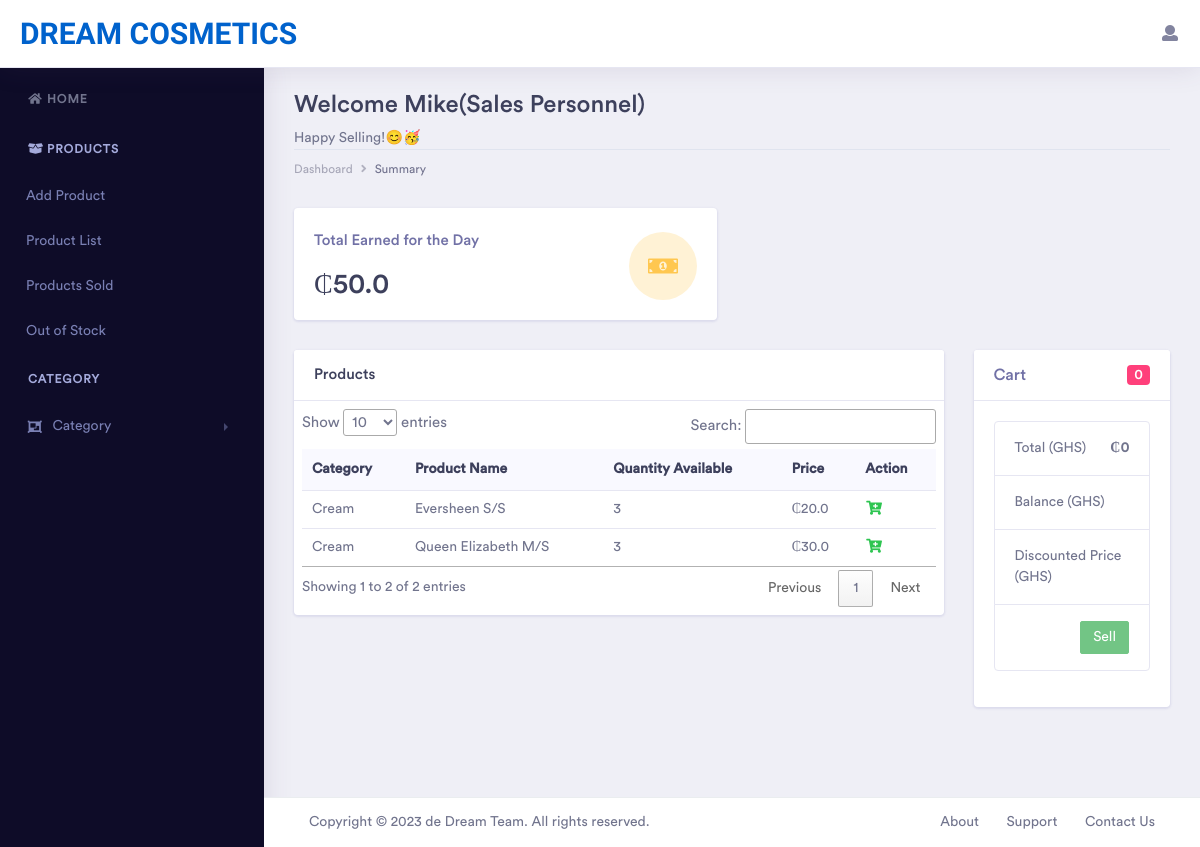
/ (signed in), run on an earlier commit of the app's database.
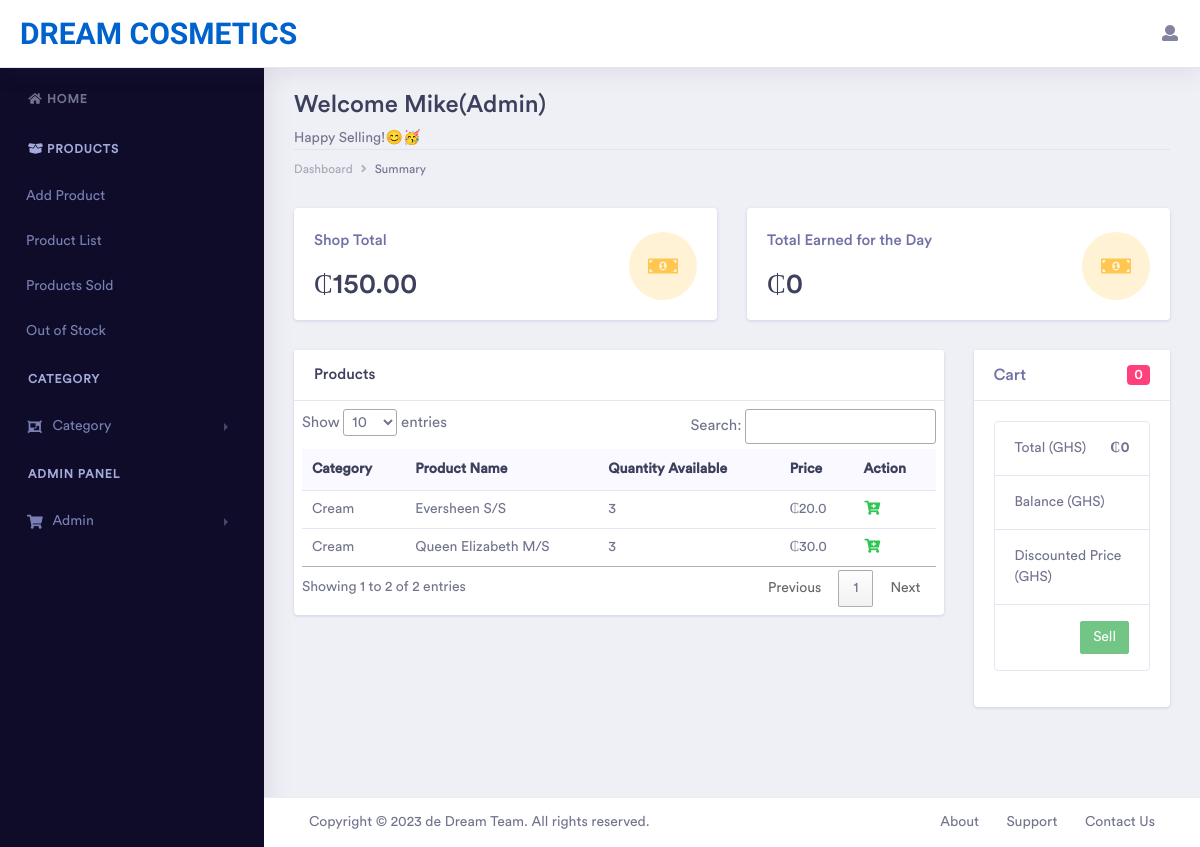
And on a later commit of the database.
### pos_app/models.py (models this page shows, shortened)
class StoreInfo(models.Model):
    name = models.CharField(max_length=200, null=False, blank=False)
    domain = models.CharField(max_length=200, null=False, blank=False)
    has_cashier = models.BooleanField(default=False, null=True, blank=True)
    address = models.CharField(max_length=250, null=True, blank=True)
    shop_contact = models.PositiveBigIntegerField(null=True, blank=False)
    shop_email = models.EmailField(null=True, blank=True)
    shop_receipt_generation_prefix = models.CharField(max_length=100, null=True, blank=True)
    code = models.PositiveIntegerField(null=False, blank=False)

class CustomUser(AbstractUser):
    first_name = models.CharField(max_length=200, blank=False, null=False)
    last_name = models.CharField(max_length=200, blank=False, null=False)
    username = models.CharField(max_length=200, null=False, blank=False, unique=True)
    domain = models.CharField(max_length=100, null=False, blank=False)
    email = models.EmailField(null=True, blank=True)
    choices = (
        ("Sales Personnel", "Sales Personnel"),
        ("Admin", "Admin"),
        ("Cashier", "Cashier"),
    )
    role = models.CharField(max_length=200, null=False, blank=False, choices=choices, default="Sales Personnel")
    phone_number = models.PositiveBigIntegerField(blank=True, null=True)
    password1 = models.CharField(max_length=100, null=False, blank=False)
    password2 = models.CharField(max_length=100, null=False, blank=False)

class Product(models.Model):
    user = models.ForeignKey(CustomUser, on_delete=models.CASCADE)
    category = models.ForeignKey(Category, on_delete=models.CASCADE)
    domain = models.CharField(max_length=250, null=False, blank=False)
    name = models.CharField(max_length=250, null=False, blank=False)
    price = models.FloatField(null=False, blank=False)
    cost_price = models.FloatField(null=False, blank=True, default=0.0)
    quantity_available = models.PositiveIntegerField(null=False, blank=False)
    choices = (
        ("S/S", "S/S"),
        ("Q/S", "Q/S"),
        ("M/S", "M/S"),
        ("A/S", "A/S"),
        ("B/S", "B/S"),
        ("E/L", "E/L")
    )
    size = models.CharField(max_length=200, choices=choices)
    date_added = models.DateTimeField(auto_now_add=True)

class Category(models.Model):
    user = models.ForeignKey(CustomUser, on_delete=models.CASCADE)
    name = models.CharField(max_length=250, null=False, blank=False)
    domain = models.CharField(max_length=250, null=False, blank=False)
    description = models.CharField(max_length=250, null=True)
    status = models.BooleanField(default=1)
    date_added = models.DateTimeField(auto_now_add=True)
    def __str__(self):
        return self.name

### pos_app/views.py (the view, shortened to what this page needs)
# urls.py: 2. Add a URL to urlpatterns:  path('', views.home, name='home')
@login_required(login_url='login')
def home(request):
    user = models.CustomUser.objects.get(id=request.user.id)
    shop = models.StoreInfo.objects.get(domain=user.domain)
    shop_name = shop.name
    products = models.Product.objects.filter(domain=user.domain).order_by('name')
    day_sales = models.DaysSale.objects.filter(domain=user.domain)
    cart = models.Cart.objects.filter(domain=user.domain)
    cart_count = models.Cart.objects.filter(domain=user.domain).count()
    total = 0
    shop_total = 0
    day_total = 0
    for item in cart:
        total += item.product_qty * item.product.price
    for product in products:
        shop_total += product.quantity_available * product.price
    for sale in day_sales:
        day_total += sale.total_price
    context = {
        'products': products,
        'cart_items': cart,
        'count': cart_count,
        'cart_total': total,
        'shop_total': '{:,.2f}'.format(shop_total),
        'day_total': day_total,
        'shop_name': shop_name,
        'shop': shop
    }
    if user.role == "Cashier":
        return redirect('checkouts')
    else:
        return render(request, "layouts/index.html", context=context)

### pos_app/templates/layouts/index.html (shortened to what this page needs)
{% extends 'base.html' %}
{% block content %}
    <div class="dashboard-main-wrapper">
        {% include 'inc/header.html' %}
        {% include 'inc/sidenav.html' %}
        <div class="dashboard-wrapper">
            <div class="dashboard-ecommerce">
                <div class="container-fluid dashboard-content ">
                    <div class="row">
                        <div class="col-xl-12 col-lg-12 col-md-12 col-sm-12 col-12">
                            <div class="page-header">
                                <h2 class="pageheader-title">Welcome {{ request.user.first_name }}({{ request.user.role }}) </h2>
                                <span>Happy Selling!😊🥳</span>
                                <div class="page-breadcrumb">
                                    <nav aria-label="breadcrumb">
                                        <ol class="breadcrumb">
                                            <li class="breadcrumb-item"><a href="#" class="breadcrumb-link">Dashboard</a></li>
                                            <li class="breadcrumb-item active" aria-current="page">Summary</li>
                                        </ol>
                                    </nav>
                                </div>
                            </div>
                        </div>
                    </div>
                    <div class="ecommerce-widget">
                        <div class="row">
                            {% if request.user.role == "Admin" %}
                            <div class="col-xl-6 col-lg-6 col-md-6 col-sm-12 col-12">
                                <div class="card">
                                    <div class="card-body">
                                        <div class="d-inline-block">
                                            <h5 class="text-muted">Shop Total</h5>
                                            <h2 class="mb-0">₵{{ shop_total }}</h2>
                                        </div>
                                        <div class="float-right icon-circle-medium  icon-box-lg  bg-brand-light mt-1">
                                            <i class="fa fa-money-bill-alt fa-fw fa-sm text-brand"></i>
                                        </div>
                                    </div>
                                </div>
                            </div>
                            {% endif %}
                            <div class="col-xl-6 col-lg-6 col-md-6 col-sm-12 col-12">
                                <div class="card">
                                    <div class="card-body">
                                        <div class="d-inline-block">
                                            <h5 class="text-muted">Total Earned for the Day</h5>
                                            <h2 class="mb-0">₵{{ day_total }}</h2>
                                        </div>
                                        <div class="float-right icon-circle-medium  icon-box-lg  bg-brand-light mt-1">
                                            <i class="fa fa-money-bill-alt fa-fw fa-sm text-brand"></i>
                                        </div>
                                    </div>
                                </div>
                            </div>
                        </div>
                        <div class="row">
                            <div class="col-xl-9 col-lg-12 col-md-6 col-sm-12 col-12">
                                <div class="card">
                                    <h5 class="card-header">Products</h5>
                                    <div class="card-body p-2">
                                        <div class="table-responsive">
                                            <table class="table" id="myTable">
                                                <thead class="bg-light">
                                                    <tr class="border-0">
                                                        <th class="border-0">Category</th>
                                                        <th class="border-0">Product Name</th>
                                                        <th class="border-0">Quantity Available</th>
                                                        <th class="border-0">Price</th>
                                                        <th class="border-0">Action</th>
                                                    </tr>
                                                </thead>
                                                <tbody class="table-body">
                                                    {% if products %}
                                                        {% for product in products %}
                                                            <tr>
                                                                <td>{{ product.category }}</td>
                                                                <td>{{ product.name | capfirst }} {{ product.size }}</td>
                                                                {% if product.quantity_available == 0 %}
                                                                    <td><small class="badge badge-danger">Out of stock</small></td>
                                                                {% else %}
                                                                    <td>{{ product.quantity_available }}</td>
                                                                {% endif %}
                                                                <td>₵{{ product.price }}</td>
                                                                <td class="addToCartFromHome"><i class="fa fa-fw fa-cart-plus text-success"></i></td>
                                                            </tr>
                                                        {% endfor %}
                                                    {% endif %}
                                                </tbody>
                                            </table>
                                        </div>
                                    </div>
                                </div>
                            </div>
                            <div class="col-xl-3 col-lg-6 col-md-6 col-sm-12 col-12">
                                <div class="cart-box">
                                <div class="card">
                                    <div class="card-header">
                                        <h4 class="d-flex justify-content-between align-items-center mb-0">
                                                    <span class="text-muted">Cart</span>
                                      <span class="badge badge-secondary badge-pill">{{ count }}</span>
                                             </h4>
                                    </div>
                                    <div class="card-body">
                                        <form action="" method="post">
                                        <ul class="list-group mb-3">
                                            <li class="list-group-item d-flex justify-content-between">
                                                <span>Total (GHS)</span>
                                                <strong class="cart-total">₵{{ cart_total }}</strong>
                                            </li>
                                            {% if not shop.has_cashier %}
                                            <li style="display: none" class="list-group-item d-flex justify-content-between balance-row">
                                                <span>Balance (GHS)</span>
                                            </li>
                                            <li style="display: none" class="list-group-item d-flex justify-content-between discount-row">
                                                <span>Discounted Price (GHS)</span>
                                            </li>
                                            {% endif %}
                                            <li class="list-group-item d-flex justify-content-end">
                                                {% if cart_items %}
                                                    {% if shop.has_cashier %}
                                                        <a href="{% url 'send_to_cashier' %}" type="submit" class="btn btn-sm btn-success">Send to Cashier</a>
                                                    {% else %}
                                                        <button type="submit" class="btn btn-sm btn-success">Sell</button>
                                                    {% endif %}
                                                {% else %}
                                                    <button disabled class="btn btn-sm btn-success">Sell</button>
                                                {% endif %}
                                            </li>
                                        </ul>
                                        </form>
                                    </div>
                                </div>
                                </div>
                            </div>
                        </div>
                    </div>
                </div>
            </div>
            <div class="footer">
                <div class="container-fluid">
                    <div class="row">
                        <div class="col-xl-6 col-lg-6 col-md-6 col-sm-12 col-12">
                             <a href="https://michael.dedreamteam.com">Copyright © 2023 de Dream Team. All rights reserved.</a>
                        </div>
                        <div class="col-xl-6 col-lg-6 col-md-6 col-sm-12 col-12">
                            <div class="text-md-right footer-links d-none d-sm-block">
                                <a href="https://michael.dedreamteam.com">About</a>
                                <a href="mailto:codeage20@gmail.com">Support</a>
                                <a href="tel:+233242442147">Contact Us</a>
                            </div>
                        </div>
                    </div>
                </div>
            </div>
        </div>
    </div>
{% endblock %}

### pos_app/templates/inc/header.html (shortened to what this page needs)
{% load static %}
<div class="dashboard-header">
            <nav class="navbar navbar-expand-lg bg-white fixed-top">
                <a style="font-family: 'Diphylleia', serif;" class="navbar-brand text-primary" href="{% url 'home' %}">{{ shop_name }}</a>
                <div class="collapse navbar-collapse " id="navbarSupportedContent">
                    <ul class="navbar-nav ml-auto navbar-right-top">
                        <li class="nav-item dropdown nav-user">
                            <a class="nav-link nav-user-img" href="#" id="navbarDropdownMenuLink2" data-toggle="dropdown" aria-haspopup="true" aria-expanded="false"><i class="fa fa-fw fa-user"></i></a>
                        </li>
                    </ul>
                </div>
            </nav>
        </div>

What changed in the data, as far as the page shows it:
changed CustomUser "Mike": role "Sales Personnel" → "Admin" (drawn); user.role "Sales Personnel" → "Admin"
Also different on the page:
{{ shop_total }}: (not shown) → "150.00"
{{ day_total }}: "50.0" → "0"
text now shown: "ADMIN PANEL Admin Shop Total ₵"
